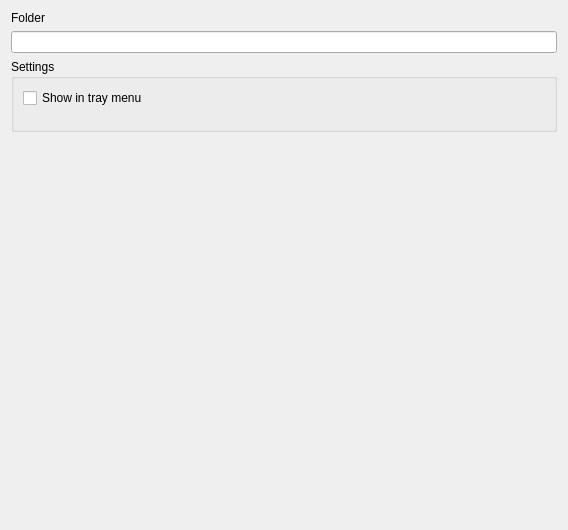
<?xml version="1.0" encoding="UTF-8"?>
<ui version="4.0">
 <class>FolderPage</class>
 <widget class="QWidget" name="FolderPage">
  <property name="geometry">
   <rect>
    <x>0</x>
    <y>0</y>
    <width>568</width>
    <height>530</height>
   </rect>
  </property>
  <property name="windowTitle">
   <string>Form</string>
  </property>
  <layout class="QVBoxLayout" name="verticalLayout_2">
   <item>
    <widget class="QLabel" name="titleLabel">
     <property name="text">
      <string>Folder</string>
     </property>
    </widget>
   </item>
   <item>
    <widget class="KLineEdit" name="titleLineEdit"/>
   </item>
   <item>
    <widget class="QGroupBox" name="settingsGroupBox">
     <property name="title">
      <string>Settings</string>
     </property>
     <layout class="QVBoxLayout" name="verticalLayout">
      <item>
       <widget class="QCheckBox" name="showInTrayCheckbox">
        <property name="text">
         <string>Show in tray menu</string>
        </property>
       </widget>
      </item>
      <item>
       <widget class="KSeparator" name="kseparator"/>
      </item>
      <item>
       <widget class="SettingsWidget" name="settingsWidget" native="true"/>
      </item>
     </layout>
    </widget>
   </item>
   <item>
    <spacer name="verticalSpacer">
     <property name="orientation">
      <enum>Qt::Vertical</enum>
     </property>
     <property name="sizeHint" stdset="0">
      <size>
       <width>20</width>
       <height>40</height>
      </size>
     </property>
    </spacer>
   </item>
  </layout>
 </widget>
 <customwidgets>
  <customwidget>
   <class>KLineEdit</class>
   <extends>QLineEdit</extends>
   <header>klineedit.h</header>
  </customwidget>
  <customwidget>
   <class>KSeparator</class>
   <extends>QFrame</extends>
   <header>kseparator.h</header>
  </customwidget>
  <customwidget>
   <class>SettingsWidget</class>
   <extends>QWidget</extends>
   <header>configwindow.h</header>
   <container>1</container>
  </customwidget>
 </customwidgets>
 <resources/>
 <connections/>
</ui>
